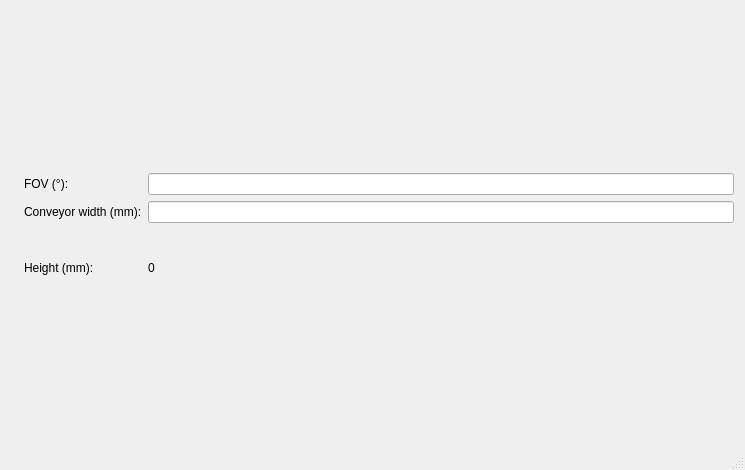
<?xml version="1.0" encoding="UTF-8"?>
<ui version="4.0">
 <class>CameraHeightWindowClass</class>
 <widget class="QMainWindow" name="CameraHeightWindowClass">
  <property name="geometry">
   <rect>
    <x>0</x>
    <y>0</y>
    <width>745</width>
    <height>470</height>
   </rect>
  </property>
  <property name="sizePolicy">
   <sizepolicy hsizetype="Preferred" vsizetype="Preferred">
    <horstretch>0</horstretch>
    <verstretch>0</verstretch>
   </sizepolicy>
  </property>
  <property name="minimumSize">
   <size>
    <width>745</width>
    <height>470</height>
   </size>
  </property>
  <property name="maximumSize">
   <size>
    <width>745</width>
    <height>470</height>
   </size>
  </property>
  <property name="windowTitle">
   <string>Camera Height</string>
  </property>
  <property name="autoFillBackground">
   <bool>false</bool>
  </property>
  <widget class="QWidget" name="centralWidget">
   <layout class="QHBoxLayout" name="horizontalLayout_2">
    <item>
     <widget class="QLabel" name="label">
      <property name="text">
       <string/>
      </property>
      <property name="pixmap">
       <pixmap resource="CameraHeightWindow.qrc">:/CameraHeightWindow/resources/schema.png</pixmap>
      </property>
     </widget>
    </item>
    <item>
     <layout class="QVBoxLayout" name="verticalLayout">
      <item>
       <spacer name="verticalSpacer">
        <property name="orientation">
         <enum>Qt::Orientation::Vertical</enum>
        </property>
        <property name="sizeHint" stdset="0">
         <size>
          <width>20</width>
          <height>40</height>
         </size>
        </property>
       </spacer>
      </item>
      <item>
       <layout class="QFormLayout" name="formLayout">
        <item row="0" column="0">
         <widget class="QLabel" name="label_4">
          <property name="text">
           <string>FOV (°):</string>
          </property>
         </widget>
        </item>
        <item row="0" column="1">
         <widget class="QLineEdit" name="fovLineEdit"/>
        </item>
        <item row="1" column="0">
         <widget class="QLabel" name="label_5">
          <property name="text">
           <string>Conveyor width (mm):</string>
          </property>
         </widget>
        </item>
        <item row="1" column="1">
         <widget class="QLineEdit" name="widthLineEdit"/>
        </item>
        <item row="3" column="0">
         <widget class="QLabel" name="label_2">
          <property name="text">
           <string>Height (mm):</string>
          </property>
         </widget>
        </item>
        <item row="3" column="1">
         <widget class="QLabel" name="heightLabel">
          <property name="text">
           <string>0</string>
          </property>
         </widget>
        </item>
        <item row="2" column="0">
         <spacer name="verticalSpacer_3">
          <property name="orientation">
           <enum>Qt::Orientation::Vertical</enum>
          </property>
          <property name="sizeType">
           <enum>QSizePolicy::Policy::Maximum</enum>
          </property>
          <property name="sizeHint" stdset="0">
           <size>
            <width>20</width>
            <height>26</height>
           </size>
          </property>
         </spacer>
        </item>
       </layout>
      </item>
      <item>
       <spacer name="verticalSpacer_2">
        <property name="orientation">
         <enum>Qt::Orientation::Vertical</enum>
        </property>
        <property name="sizeHint" stdset="0">
         <size>
          <width>20</width>
          <height>40</height>
         </size>
        </property>
       </spacer>
      </item>
     </layout>
    </item>
   </layout>
  </widget>
  <widget class="QStatusBar" name="statusBar">
   <property name="styleSheet">
    <string notr="true">color: red</string>
   </property>
  </widget>
 </widget>
 <layoutdefault spacing="6" margin="11"/>
 <resources>
  <include location="CameraHeightWindow.qrc"/>
 </resources>
 <connections/>
</ui>
